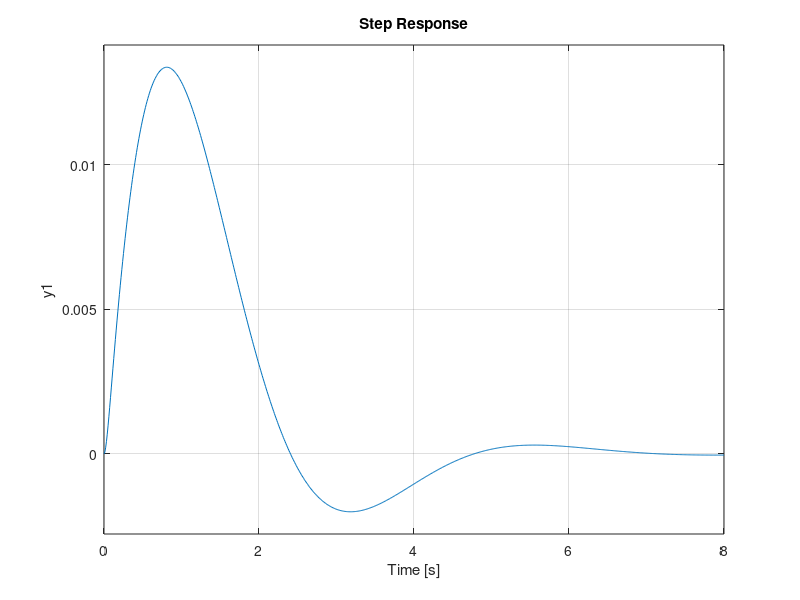
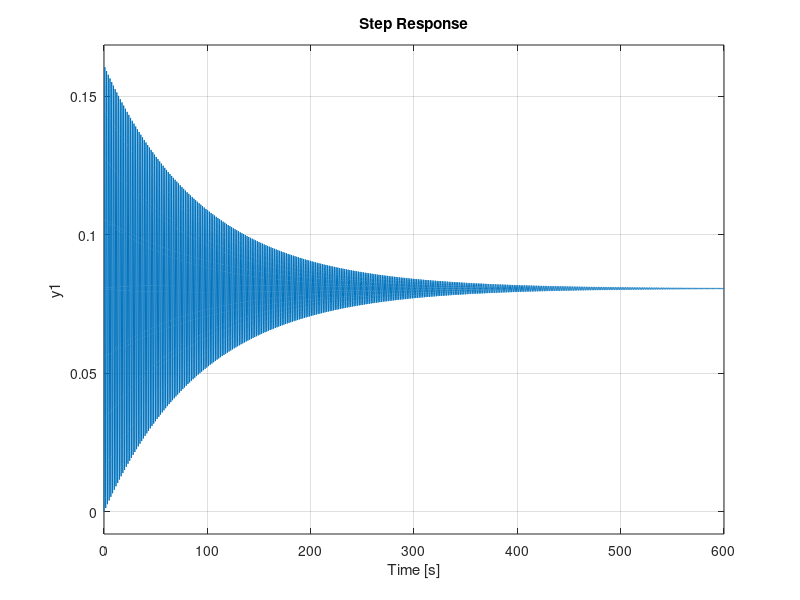

Write the MATLAB code that produced these figures, in order. (Note: this script raises an error after producing the figures.)
clear all 
close all
clc 
A1 = [0,1 ,0
-14.3634920124791,-0.0208897982795376, 0 
1 0 0]; 
B1 = [0 
1.15697344317439 
0]; 
C1 = [1 0 0]; 
D1 = 0; 
mos = 0.15; 
t_s = 5; 
Seta = sqrt((log(mos))^2/(pi^2+(log(mos))^2)) 
Wn = 4/(Seta*t_s) 
s1 = -Seta*Wn+1i*sqrt(1-Seta^2)*Wn; 
s2 = -Seta*Wn-1i*sqrt(1-Seta^2)*Wn; 
p2 = [s1 s2 -30]; 
K1 = place(A1,B1,p2);%Controller gain 
tf4 = ss(A1,B1,C1,D1); 
figure(5); 
step(tf4); 
A_a1 = A1-B1*K1; 
tf3 = ss(A_a1, B1, C1, D1); 
figure(1); 
step(tf3); 
t0 = 0; 
tf = 10; 
time = t0:0.01:tf; 
X = [30;0;0]; 
T = t0; 
X_ARR = zeros(length(time),3); % Preallocate the solution matrix 
X_ARR(1,:) = X; % Set the initial condition 
T_ARR = zeros(length(time),1); % Preallocate the time matrix 
T_ARR(1,1) = t0; % Set the initial condition 
for k=2:1:length(time) 
[X,T,U] = eulr(X,K1,T,A1,B1); 
X_ARR(k,:) = reshape(X,1,3); 
T_ARR(k,:) = T; 
U_ARR(k-1,:) = U; 
end 
figure(3); 
plot(T_ARR,X_ARR);hold on; 
title('State trajectories'); 
ylabel('X'); 
xlabel('time'); 
legend('X_1','X_2','X_3'); 
% Current 
Current = U_ARR ; 
figure(6); 
plot(T_ARR(1:length(time)-1),Current); 
title('Control input history'); 
hold on; 
ylabel('Control input'); 
xlabel('time'); 

function f = myfun(x,M,I,N,B)
I = 0;
f(1) = x(2);
f(2) = (1/M)*(I - N*sin(x(1)-B*x(2)));
end

%Euler integration equation
function [ x,t,u ] = eulr(x0,P,t0,A,B) 
h=0.01; 
[k,u]=state_equation(x0,P,A,B); 
x = x0  + k.*h; 
t = t0 + h; 
end 

%State equation
function [XDOT,U] = state_equation(X,K,A,B) 
U=-K*X; 
XDOT = A*X+B*U; 
end

